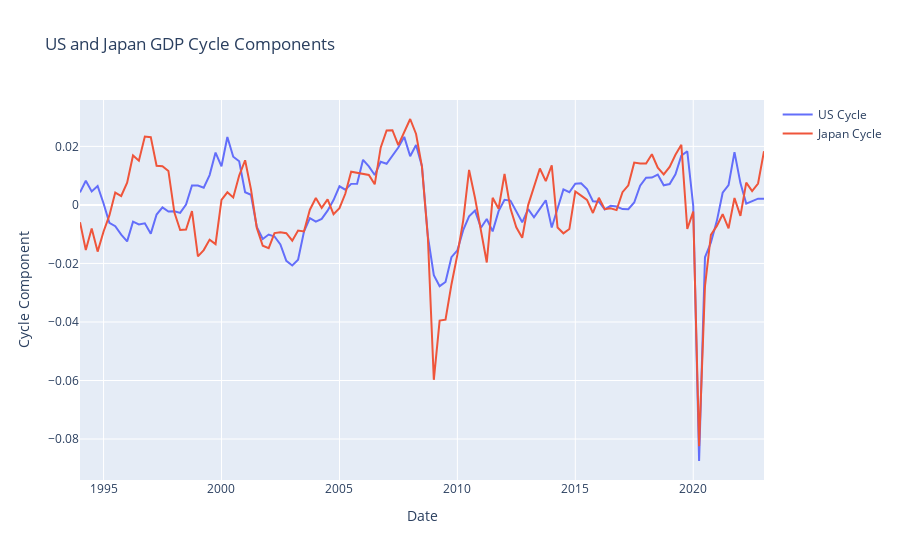

This figure's notebook cell:
### Markdown cell above
![alt text](newplot2.png)

### Code cell
# Create an interactive plot using Plotly
fig3 = go.Figure()

# Add traces for the cyclical components
fig3.add_trace(go.Scatter(x=cycle_us.index, y=cycle_us.values.flatten(), mode='lines', name='US Cycle'))
fig3.add_trace(go.Scatter(x=cycle_jp.index, y=cycle_jp.values.flatten(), mode='lines', name='Japan Cycle'))

# Update the layout
fig3.update_layout(title='US and Japan GDP Cycle Components',xaxis_title='Date',yaxis_title='Cycle Component',hovermode='x unified')

# Display the plot
fig3.show()

# Analyze the cycle components
cycle_us_mean = cycle_us.mean()
cycle_us_std = cycle_us.std()
print("US Cycle Mean:", cycle_us_mean)
print("US Cycle Standard Deviation:", cycle_us_std)

cycle_jp_mean = cycle_jp.mean()
cycle_jp_std = cycle_jp.std()
print("\nJapan Cycle Mean:", cycle_jp_mean)
print("Japan Cycle Standard Deviation:", cycle_jp_std)

corr_coef = cycle_us.corr(cycle_jp)
print(f"\nCorrelation coefficient between US and Japan cycle components: {corr_coef}")
